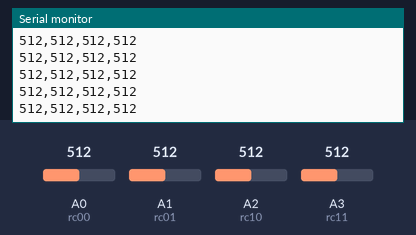
This sketch was run on a simulated Arduino Uno, built with avr-gcc and run on an emulated ATmega328P. Parts: the last lines printed to the serial monitor. The test bench sets the inputs (shaded band); at power-on: A3 (rc11) = 512, A0 (rc00) = 512, A1 (rc01) = 512, A2 (rc10) = 512.

Above: at 8.7 s.
8.8 s: A3 (rc11) set to 111
At 9.6 s:
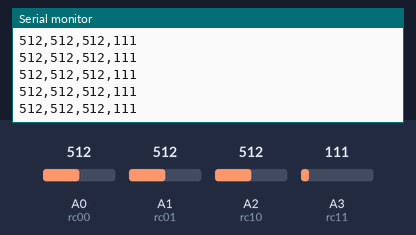
10.3 s: A3 (rc11) set to 89
At 10.8 s:
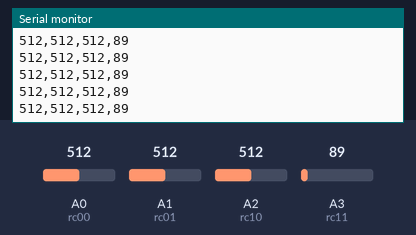
Timing chart, 0 to 13.3 s (numbered marks = the images above; inputs shaded):
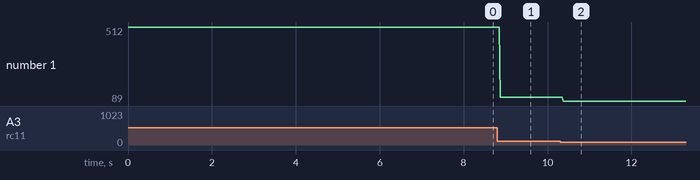

Measured:
- after the input at 8.8 s, the serial monitor: prints a new line after 0.07 s (image 1)
- after the input at 10.3 s, the serial monitor: prints a new line after 0.07 s (image 2)
- plotted number 1: 512 → 111 after the input at 8.8 s, 111 → 89 after the input at 10.3 s

The sketch:

PressureSensorMatrixArduino.ino
```cpp
int rc00 = A0; //input for row=0 and coulmn=0
int rc01 = A1; //input for row=0 and coulmn=1
int rc10 = A2; //input for row=1 and coulmn=0
int rc11 = A3; //input for row=1 and coulmn=1

int sensorValues[] = {0,0,0,0}; //initialising sensor values

void setup() {
  pinMode(rc00, INPUT);
  pinMode(rc01, INPUT);
  pinMode(rc10, INPUT);
  pinMode(rc11, INPUT);

  Serial.begin(9600);
}

void loop() {

  sensorValues[0] = analogRead(rc00);
  sensorValues[1] = analogRead(rc01);
  sensorValues[2] = analogRead(rc10);
  sensorValues[3] = analogRead(rc11);
  delay(10);
  Serial.print(sensorValues[0]);
  Serial.print(',');
  Serial.print(sensorValues[1]);
  Serial.print(',');
  Serial.print(sensorValues[2]);
  Serial.print(',');
  Serial.print(sensorValues[3]);
  Serial.println();
}
```
